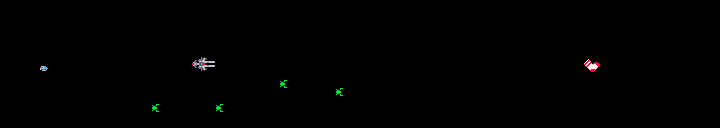

Tiled map render using the project's own tile images. Description and the map definition, with tile-layer contents summarised, below:
An orthogonal 90x16 tile map with 8x8 px tiles, 3 tile layers (Background, GameObjects, Tiles), 3 tilesets and 1 object (BigShipSock).

<map version="1.10" tiledversion="1.11.0" orientation="orthogonal" renderorder="right-down" width="90" height="16" tilewidth="8" tileheight="8" infinite="0" nextlayerid="5" nextobjectid="7">
 <properties>
  <property name="HorizontalScrollSpeed" value="30" />
  <property name="IsSpace" value="1" />
  <property name="LevelNumber" value="4" />
 </properties>
 <tileset firstgid="1" source="Textures.tsx" />
 <tileset firstgid="577" source="SpaceTextures.tsx" />
 <tileset firstgid="1153" source="AutoMappingTiles.tsx" />
 <layer id="2" name="Background" width="90" height="16">
  <properties>
   <property name="Starfield" value="True" />
  </properties>
  <data>[1440 cells, 1440 non-empty, 1 distinct tile ids]</data>
 </layer>
 <layer id="3" name="GameObjects" width="90" height="16">
  <data>[1440 cells, 15 non-empty, 12 distinct tile ids]</data>
 </layer>
 <layer id="1" name="Tiles" width="90" height="16">
  <data>[1440 cells, 0 non-empty, 0 distinct tile ids]</data>
 </layer>
 <objectgroup id="4" name="Object Layer 1">
  <object id="5" name="BigShipSock" x="576.75" y="48.5" width="30" height="29.75" />
 </objectgroup>
</map>
